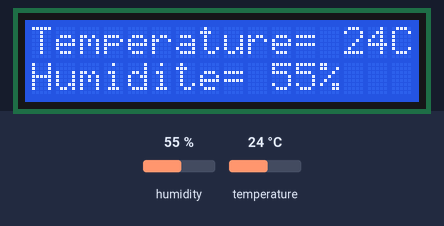
Simulated run of this sketch. Board: Arduino Uno, built with avr-gcc and run on an emulated ATmega328P. Parts: 16×2 character LCD. Inputs (shaded band) come from the test bench; at power-on: humidity 55 %, temperature 24 °C.

Above: at 1.2 s.
1.3 s: humidity set to 22 %
At 10.9 s:
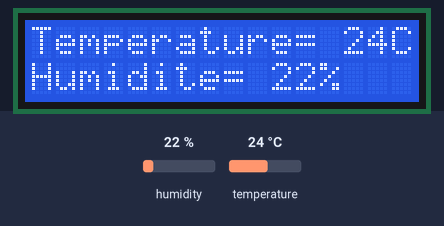
11.6 s: temperature set to 12 °C
At 21.4 s:
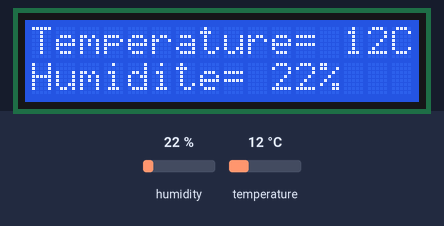
21.7 s: humidity set to 40 %
At 31.1 s:
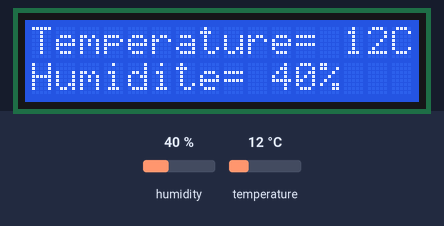
31.7 s: temperature set to 19 °C
At 40.6 s:
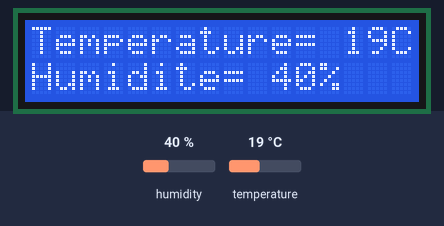
Timing chart, 0 to 42.1 s (numbered marks = the images above; inputs shaded):
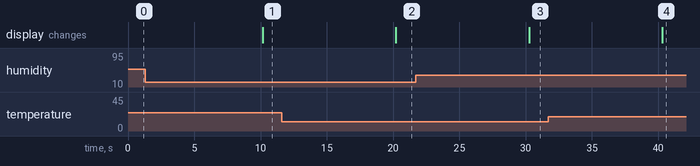

The sketch:

ETAPE_2.ino
```cpp
//CAPTEUR

#include "DHT.h"
// Definit la broche de l'Arduino sur laquelle la
// broche DATA du capteur est reliee
#define DHTPIN 10
#define DHTTYPE DHT11
// Declare un objet de type DHT
// Il faut passer en parametre du constructeur
// de l'objet la broche et le type de capteur
DHT dht(DHTPIN, DHTTYPE);


// ECRAN LCD

#include <LiquidCrystal_I2C.h>

#include  <Wire.h>


//initialize the liquid crystal library
//the first parameter is  the I2C address
//the second parameter is how many rows are on your screen
//the  third parameter is how many columns are on your screen
LiquidCrystal_I2C lcd(0x27,  16, 2);

void setup() {
  // Initialise la capteur DHT11
  dht.begin();

  //initialize lcd screen
  lcd.init();
  // turn on the backlight
  lcd.backlight();
}
void loop() {
  float temperature = dht.readTemperature();
  float humidity = dht.readHumidity();
  int humidity_int =  (int)humidity;
  int temperature_int = (int)temperature;

  lcd.setCursor(0,0);
  lcd.print("Temperature= " + String(temperature_int)+"C");

  lcd.setCursor(0,1);
  lcd.print("Humidite= " + String(humidity_int)+"%");

  //Restart after 10 sec
  delay(10000);
}
```

Measured:
- after the input at 1.3 s, the display: changes after 8.9 s (image 1)
- after the input at 11.6 s, the display: changes after 8.6 s (image 2)
- after the input at 21.7 s, the display: changes after 8.6 s (image 3)
- after the input at 31.7 s, the display: changes after 8.6 s (image 4)
